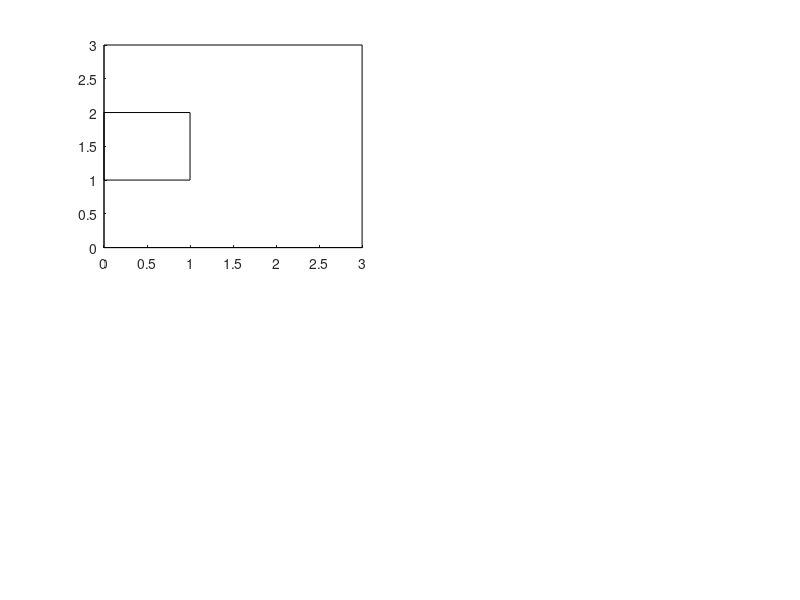

MATLAB code to generate this figure: (Note: this script raises an error after producing the figure.)
clear all;clc;close all;
addpath ../../functions
addpath ../../soundfiles/generic
addpath ../../simLocUS
addpath ../../structures

%% Variables
% Room
ROOM.xyz = [3 3 3]; % room coordinates
ROOM.T = 24; % room temperature
% Receiver
REC.xyz = [0.7 ROOM.xyz(2)/2 1.7]; % receiver coordinates
REC.d = 1; % receiver distance in relation to the source
REC.DX = 29.2*1e-2; % receiver: microphone interdistance
REC.th = [-45 45]; % receiver theta
% Algorithm settings
N=9;
MED_t = 1e-3; % maximum estimated delay
C = 20.05*sqrt(273.15+ROOM.T); % sound velocity
AOA = zeros(N,length(REC.th)); % angle of arrival
AOA_error = AOA; % angle of arrival error
TRAJ.th = zeros(N,length(REC.th)); % trajectory theta/azimuth
% Figures
mainf=figure;
errorf=figure;


for i=1:length(REC.th)
%% Prepare theoretical data
    TRAJ.th(:,i) = [45 60:10:120 135]-REC.th(i);
    dm = sqrt( tand(90-TRAJ.th(:,i)).^2 + REC.d );
    d1 = sqrt((0.5*REC.DX - tand(90-TRAJ.th(:,i))).^2 + REC.d);
    d2 = sqrt((0.5*REC.DX + tand(90-TRAJ.th(:,i))).^2 + REC.d);
    dd = d2-d1;
    dt = dd/C;
    
    arg_=               C*dt/(REC.DX);
    if sum(isnan(arg_))>0
        if sum(arg_>0)>0
            arg_(isnan(arg_)) = 1;
        else
            arg_(isnan(arg_)) = -1;
        end
    end
    arg_(arg_>1)=       1;
    arg_(arg_<-1)=      -1;
    AOA(:,i)=           acosd(arg_);
    AOA_error(:,i) = TRAJ.th(:,i) - AOA(:,i);
    AOA_error(:,i) = abs(AOA_error(:,i));

%% Prepare figures
% Create shed and room
    figure(mainf);
    subplot(2,length(REC.th),i)
    % empty room
    r1=rectangle('Position',[0 0 ROOM.xyz(1:2)]);
    % shed
    r2=rectangle('Position',[0 REC.xyz(2)-1/2 1 1]);
    r2.FaceColor = [.9 .9 .9];
    % receiver mark
    hold on;
    plot(REC.xyz(1), REC.xyz(2), 'r*')
    % receiver auxiliary line
    rec_line = [0 -REC.DX/2 0; 0 REC.DX/2 0];
    rec_line = rotationMatrix(rec_line, -REC.th(i), 0);
    rec_line = rec_line + REC.xyz;
    plot(rec_line(:,1), rec_line(:,2), 'r');
    plot(rec_line(:,1), rec_line(:,2), 'r>');
    hold off;
    % adjust axis
    axis equal
    xlim([0 ROOM.xyz(1)])
    ylim([0 ROOM.xyz(2)])
end
AOA_error(AOA_error==0) = 1e-9;


%% FINAL FIGURES
% AOA
    figure(mainf);
    subplot(2,length(REC.th),length(REC.th)+1:2*length(REC.th));
    plot(TRAJ.th, AOA,'b')
    hold on;
    plot(TRAJ.th, TRAJ.th, 'r:')
    hold off;

% AOA error
    figure(errorf);
    subplot(2,1,1)
    plot(TRAJ.th, AOA_error,'b');
    subplot(2,1,2)
    semilogy(TRAJ.th, AOA_error,'b');